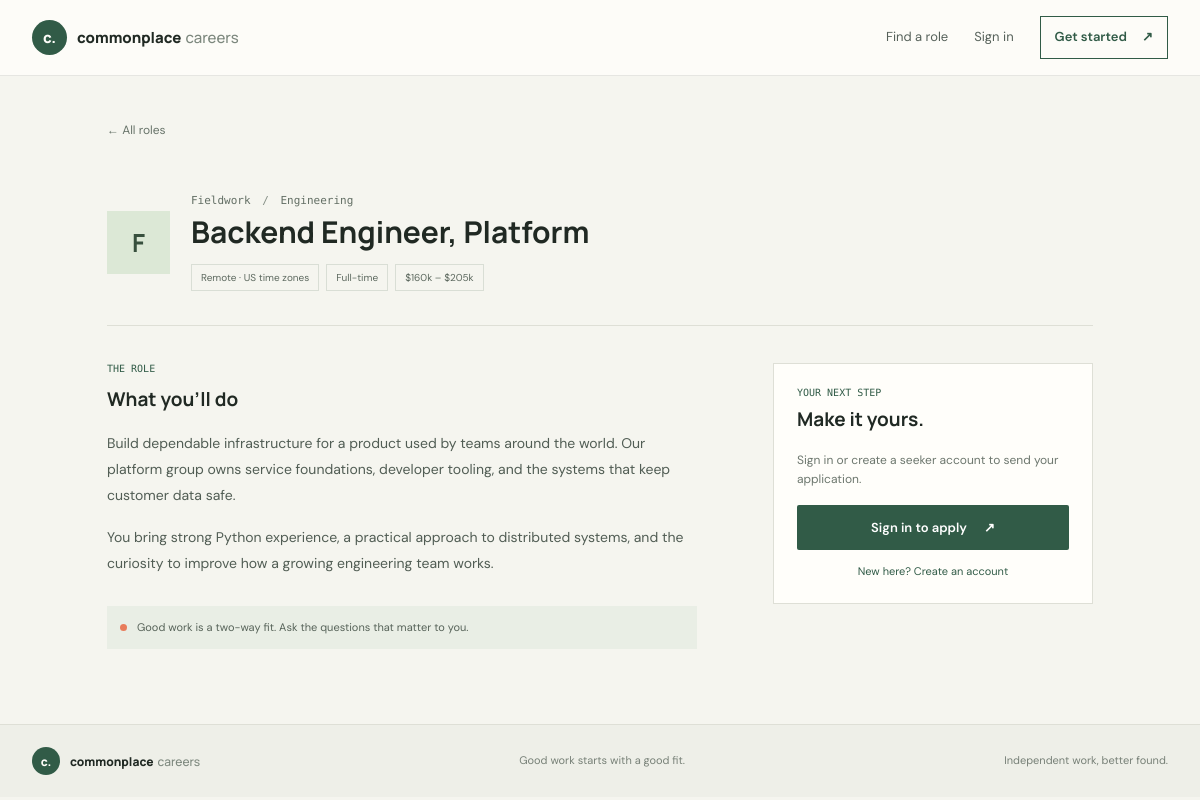
The app's page /jobs/2 with its own data.
### tables this page shows
CREATE TABLE jobs (
    id INTEGER PRIMARY KEY AUTOINCREMENT,
    employer_id INTEGER REFERENCES users(id) ON DELETE SET NULL,
    title TEXT NOT NULL,
    company TEXT NOT NULL,
    location TEXT NOT NULL,
    category TEXT NOT NULL,
    employment_type TEXT NOT NULL,
    salary TEXT,
    description TEXT NOT NULL,
    created_at TEXT NOT NULL DEFAULT CURRENT_TIMESTAMP
);

### app.py (the view)
    @app.get("/jobs/<int:job_id>")
    def job_detail(job_id):
        job = get_db().execute(
            "SELECT * FROM jobs WHERE id = ?", (job_id,)
        ).fetchone()
        if job is None:
            abort(404)
        applied = False
        if g.user and g.user["role"] == "seeker":
            applied = get_db().execute(
                "SELECT 1 FROM applications WHERE job_id = ? AND user_id = ?",
                (job_id, g.user["id"]),
            ).fetchone() is not None
        return render_template("job_detail.html", job=job, applied=applied)

### app.py (called while the page is built)
def get_db():
    if "db" not in g:
        g.db = sqlite3.connect(current_app.config["DATABASE"])
        g.db.row_factory = sqlite3.Row
        g.db.execute("PRAGMA foreign_keys = ON")
    return g.db

### templates/job_detail.html (shortened to what this page needs)
{% extends 'base.html' %}
{% block content %}
<section class="detail-section"><div class="container detail-container"><a class="back-link" href="{{ url_for('index') }}">← All roles</a>
  <div class="detail-header"><div class="job-company-mark detail-mark">{{ job.company[0]|upper }}</div><div><p class="job-company">{{ job.company }} <span class="company-separator">/</span> {{ job.category }}</p><h1>{{ job.title }}</h1><div class="detail-tags"><span>{{ job.location }}</span><span>{{ job.employment_type }}</span>{% if job.salary %}<span>{{ job.salary }}</span>{% endif %}</div></div></div>
  <div class="detail-layout"><article class="detail-copy"><p class="eyebrow">THE ROLE</p><h2>What you'll do</h2>{% for paragraph in job.description.split('\n\n') %}<p>{{ paragraph }}</p>{% endfor %}<div class="detail-note"><span class="note-pin"></span><span>Good work is a two-way fit. Ask the questions that matter to you.</span></div></article>
  <aside class="apply-panel" id="apply"><p class="eyebrow">YOUR NEXT STEP</p><h2>Make it yours.</h2>
    {% if applied %}<div class="already-applied"><span>✓</span><p>You're in the running.<br><small>Check your dashboard for updates.</small></p></div>
    {% elif not g.user %}<p>Sign in or create a seeker account to send your application.</p><a class="button button-dark w-100" href="{{ url_for('login') }}">Sign in to apply <span aria-hidden="true">↗</span></a><a class="apply-secondary" href="{{ url_for('register') }}">New here? Create an account</a>
    {% else %}<p>Employer and admin accounts can't apply to job listings.</p>{% endif %}
  </aside></div>
</div></section>
{% endblock %}

### templates/base.html (shortened to what this page needs)
<!doctype html>
<html lang="en">
<head>
  <link href="https://cdn.jsdelivr.net/npm/bootstrap@5.3.3/dist/css/bootstrap.min.css" rel="stylesheet">
  <link href="{{ url_for('static', filename='styles.css') }}" rel="stylesheet">
</head>
<body>
  <header class="site-header">
    <div class="container header-inner">
      <a class="wordmark" href="{{ url_for('index') }}"><span class="wordmark-mark">c.</span><span>commonplace<span class="wordmark-light">careers</span></span></a>
      <nav class="main-nav" aria-label="Main navigation">
        <a href="{{ url_for('index') }}#open-roles">Find a role</a>
        {% if g.user %}
          <a href="{{ url_for('dashboard') }}">My workspace</a>
          {% if g.user['role'] == 'employer' %}<a href="{{ url_for('create_job') }}">Post a role</a>{% endif %}
          <span class="nav-user">{{ g.user['name'] }}</span>
          <form method="post" action="{{ url_for('logout') }}" class="inline-form"><input type="hidden" name="csrf_token" value="{{ csrf_token() }}"><button class="nav-link-button" type="submit">Sign out</button></form>
        {% else %}
          <a href="{{ url_for('login') }}">Sign in</a>
          <a class="nav-cta" href="{{ url_for('register') }}">Get started <span aria-hidden="true">↗</span></a>
        {% endif %}
      </nav>
    </div>
  </header>
  <main>
    {% block content %}{% endblock %}
  </main>
  <footer class="site-footer">
    <div class="container footer-inner"><a class="wordmark footer-brand" href="{{ url_for('index') }}"><span class="wordmark-mark">c.</span><span>commonplace<span class="wordmark-light">careers</span></span></a><span>Good work starts with a good fit.</span><span class="footer-year">Independent work, better found.</span></div>
  </footer>
</body>
</html>

### static/styles.css (style rules this page uses)
:root { --ink: #202923; --ink-soft: #56615a; --paper: #f5f5ef; --white: #fffefa; --line: #dedfd6; --green: #315b47; --green-dark: #244433; --mint: #d7e5d7; --coral: #e87c5b; --coral-light: #f6e1d8; --yellow: #e4bd69; --sans: "DM Sans", "Segoe UI", sans-serif; --display: "Manrope", "Segoe UI", sans-serif; --mono: "DM Mono", Consolas, monospace; }
* { box-sizing: border-box; }
html { scroll-behavior: smooth; }
body { min-height: 100vh; color: var(--ink); background: var(--paper); font-family: var(--sans); font-size: 15px; line-height: 1.55; }
a { color: inherit; text-decoration: none; }
.container { max-width: 1160px; }
.site-header { height: 76px; border-bottom: 1px solid rgba(32, 41, 35, .1); background: rgba(255, 254, 250, .82); }
.header-inner, .main-nav, .wordmark { display: flex; align-items: center; }
.header-inner { height: 100%; justify-content: space-between; }
.wordmark { gap: 10px; color: var(--ink); font: 800 15px var(--display); }
.wordmark-mark { display: grid; width: 35px; height: 35px; place-items: center; border-radius: 50%; color: var(--white); background: var(--green); font: 800 15px var(--display); }
.wordmark-light { margin-left: 4px; color: #7c877d; font-weight: 500; }
.main-nav { gap: 26px; color: var(--ink-soft); font-size: 13px; }
.nav-cta { padding: 10px 14px; border: 1px solid var(--green); color: var(--green); font-weight: 600; }
.nav-cta span { margin-left: 12px; }
.eyebrow { margin: 0 0 16px; color: var(--green); font: 500 10px var(--mono); text-transform: uppercase; }
.note-pin { width: 7px; height: 7px; border-radius: 50%; background: var(--coral); }
.button { display: inline-flex; min-height: 45px; align-items: center; justify-content: center; gap: 17px; padding: 0 18px; border: 1px solid transparent; border-radius: 2px; font-size: 13px; font-weight: 600; transition: background .18s ease, color .18s ease, transform .18s ease; }
.button-dark { color: white; background: var(--green); }
.job-company-mark { display: grid; width: 48px; height: 48px; place-items: center; color: #38503e; background: #dce8d6; font: 700 20px var(--display); }
.job-company { margin: 0 0 4px; color: #626e64; font: 11px var(--mono); }
.job-company > span:last-child { color: #869087; }
.company-separator { padding: 0 5px; color: #bdc3b9; }
.site-footer { padding: 22px 0; border-top: 1px solid var(--line); background: #eeefe8; }
.footer-inner { display: flex; align-items: center; justify-content: space-between; color: #778077; font-size: 11px; }
.footer-brand { color: var(--ink); font-size: 12px; }
.footer-brand .wordmark-mark { width: 28px; height: 28px; font-size: 12px; }
.detail-section, .dashboard-section { min-height: calc(100vh - 152px); padding: 42px 0 70px; }
.detail-container { max-width: 1010px; }
.back-link { display: inline-block; margin-bottom: 27px; color: #68746a; font-size: 12px; }
.detail-header { display: flex; align-items: center; gap: 21px; padding: 27px 0 34px; border-bottom: 1px solid var(--line); }
.detail-mark { width: 63px; height: 63px; font-size: 25px; }
.detail-header h1 { margin: 3px 0 12px; font: 700 30px var(--display); }
.detail-tags { display: flex; flex-wrap: wrap; gap: 7px; }
.detail-tags span { padding: 5px 9px; border: 1px solid #d9ded5; color: #5d695f; font-size: 10px; }
.detail-layout { display: grid; grid-template-columns: minmax(0, 1fr) 320px; gap: 62px; padding-top: 37px; }
.detail-copy { max-width: 590px; }
.detail-copy .eyebrow { margin-bottom: 12px; }
.detail-copy h2, .apply-panel h2 { margin: 0 0 19px; font: 700 19px var(--display); }
.detail-copy > p:not(.eyebrow) { margin: 0 0 16px; color: #515d54; font-size: 14px; line-height: 1.85; white-space: pre-line; }
.detail-note { display: flex; align-items: center; gap: 10px; margin-top: 29px; padding: 13px; color: #576359; background: #e9eee5; font-size: 11px; }
.apply-panel { align-self: start; padding: 23px; border: 1px solid var(--line); background: var(--white); }
.apply-panel .eyebrow { margin-bottom: 8px; }
.apply-panel > p:not(.eyebrow) { margin: 0 0 17px; color: #6d776e; font-size: 12px; }
.apply-secondary { display: block; margin-top: 13px; color: var(--green); font-size: 11px; text-align: center; }

### records on screen
jobs: company "F", company "Fieldwork", category "Engineering", title "Backend Engineer, Platform", location "Remote · US time zones", employment_type "Full-time", salary "$160k – $205k"

### other values on screen
{{ paragraph }} "Build dependable infrastructure for a product used by teams around the world. Our platform group owns service foundations, developer tooling, and the systems that keep customer data safe." "You bring strong Python experience, a practical approach to distributed systems, and the curiosity to improve how a growing engineering team works."
